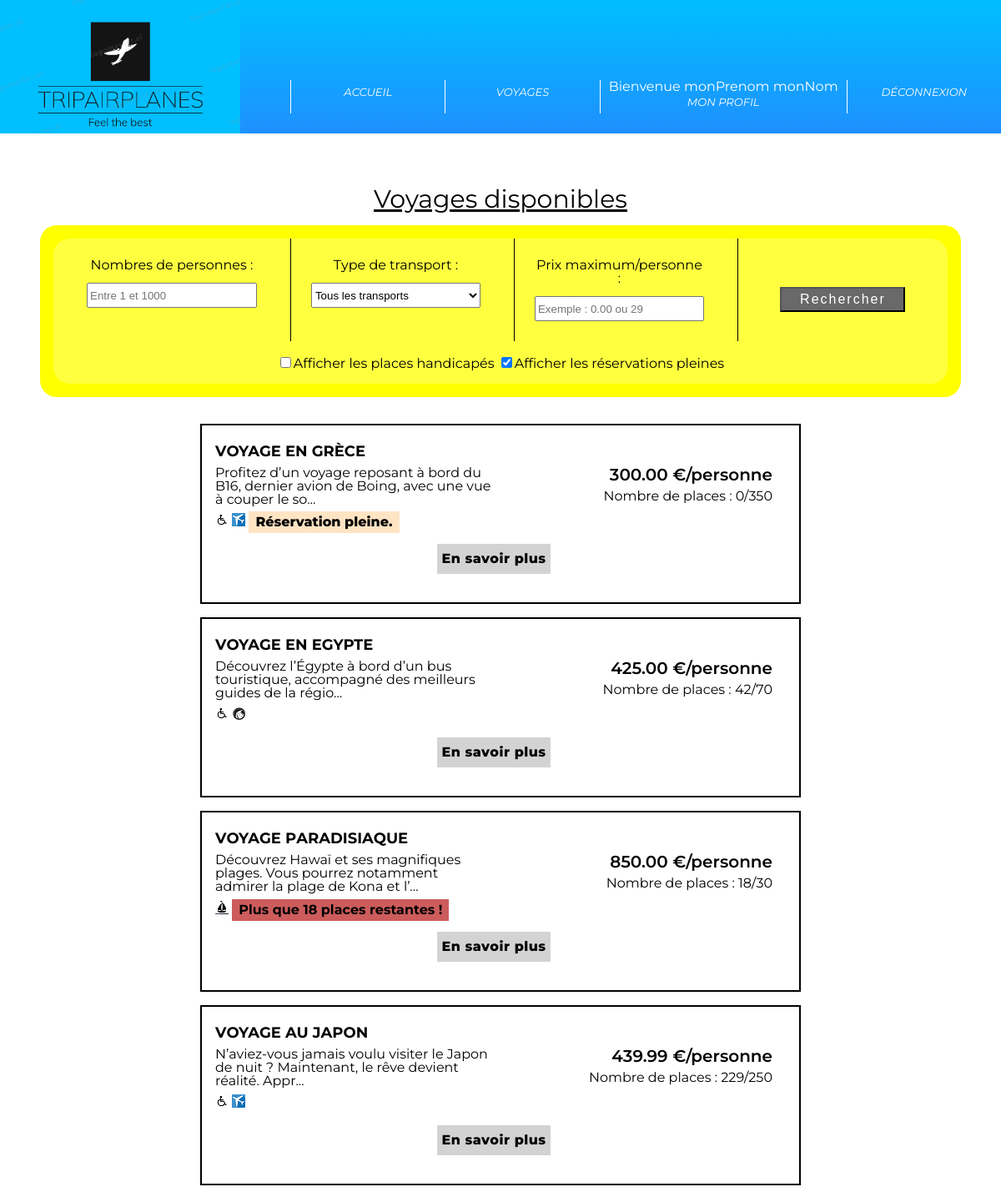
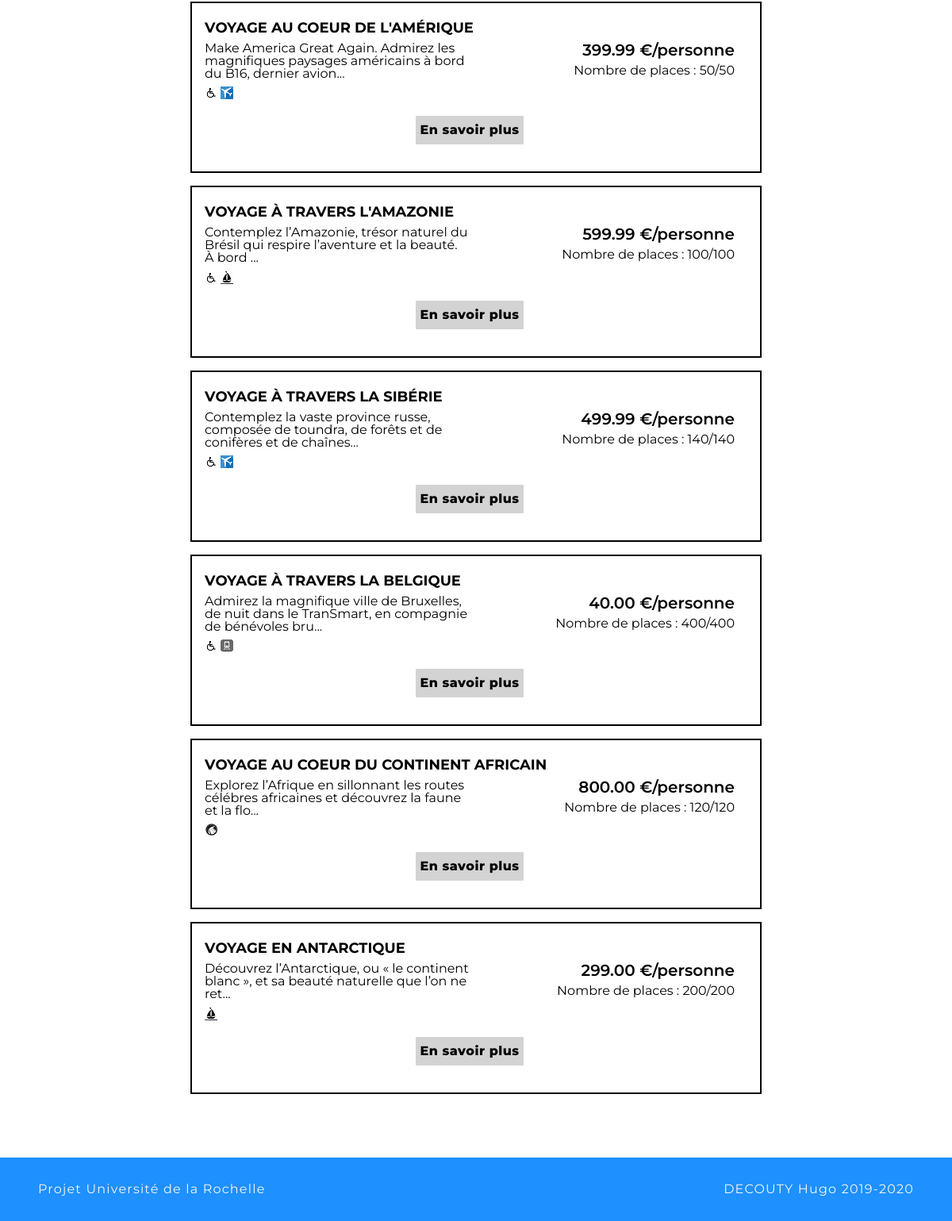
The app's page /presentation_voyages.php (signed in) with its own data (2 pictures, top to bottom).
### tables this page shows
CREATE TABLE IF NOT EXISTS `destination` (
  `iddestination` bigint(20) UNSIGNED NOT NULL AUTO_INCREMENT,
  `nom` varchar(40) NOT NULL,
  `description` varchar(300) NOT NULL,
  `transport` varchar(10) DEFAULT 'Autres',
  `nbplaces` int(11) NOT NULL,
  `prix` decimal(10,2) NOT NULL,
  `handicap` char(1) DEFAULT 'N',
  `image` varchar(250) NOT NULL DEFAULT 'images/image_default.jpg',
  PRIMARY KEY (`iddestination`),
  UNIQUE KEY `id_destination` (`iddestination`)
);

### app/controller/controllerVoyage.php (called while the page is built, shortened)
<?php
require_once("app/model/DestinationModel.php");
class controllerVoyage {
    private $model;
    public function __construct()
    {
        $this->model =new DestinationModel();
    }
    public function showVoyages_c(){
        $content = $this->model->showVoyages();
        include_once("app/view/presentation_voyages.php");
    }
}

### app/config/database.php (called while the page is built, shortened)
<?php
    class Database{
        private $host;
        private $db_name;
        private $username;
        private $password;
        public function __construct(){
            $this->host = "localhost";
            $this->db_name = "voyages";
            $this->username = "root";
            $this->password = "";
        }
        public function getConnection(){
            $this->conn = null;
            try{
                $this->conn = new PDO("mysql:host=" . $this->host . ";dbname=" . $this->db_name, $this->username, $this->password);
                $this->conn->exec("set names utf8");
            }catch(PDOException $exception){
                echo "Connection error: " . $exception->getMessage();
            }
            return $this->conn;
        }
    }
?>

### app/model/model.php (called while the page is built, shortened)
<?php
require_once("app/config/database.php");
class model
{
    private $connexion;
    protected $table;
    public function __construct(){
        $db = new Database();
        $this->connexion = $db->getConnection();
    }
    public function find($data=array())
    {
        $conditions="1";
        $fields="*";
        $letter = "";
        $limit="";
        $order=$this->table.".id$this->table ASC";
        $othertable="";
        if(isset($data["letter"])){$letter=$data["letter"];}
        if(isset($data["conditions"])){$conditions=$data["conditions"];}
        if(isset($data["fields"])){$fields=$data["fields"];}
        if(isset($data["order"])){$order=$data["order"];}
        $sql="SELECT $fields FROM ". $this->table. " " . $letter . " ".$othertable." WHERE $conditions ORDER BY $order $limit";
        $prepa=$this->connexion->prepare($sql);
        $prepa->execute();
        $data=$prepa->fetchAll(PDO::FETCH_ASSOC);
        return $data;
    }
}

### app/model/DestinationModel.php (called while the page is built, shortened)
<?php
require_once("app/entity/Destination.php");
require_once("app/model/model.php");
class DestinationModel extends model {
    public function __construct() {
        $this->table = "destination";
    }
    public function showVoyages(){
        $model = parent::find(array("fields" => "iddestination, nom, description, transport, prix, handicap, nbplaces, round((SELECT sum(nombrepersonnes) from Reservation R WHERE R.iddestination = D.iddestination)*100/nbplaces,2) as ratioplaces ",
                                "letter" => "D",
                                "conditions" => "1 GROUP BY iddestination, nom, description, transport, prix, handicap, nbplaces",
                                "order" => "ratioplaces DESC"));
        $result = array();
        foreach ($model as $Destination) {
            $result[] = new Destination($Destination);
        }
        return $result;
    }
}

### app/entity/Destination.php (called while the page is built, shortened)
<?php
class Destination {
    private $id_destination;
    private $nom;
    private $description;
    private $transport;
    private $nb_places;
    private $prix;
    private $handicap;
    public function hydrate(array $donnees){
        foreach ($donnees as $key => $value) {
            $method = 'set'.ucfirst($key);
        }
    }
    public function getIdDestination(){ return $this->id_destination; }
    public function setIdDestination($id_destination){ $this->id_destination = $id_destination; }
    public function getNom(){ return $this->nom; }
    public function setNom($nom){ $this->nom = $nom; }
    public function getDescription(){ return $this->description; }
    public function setDescription($description){ $this->description = $description; }
    public function getTransport(){ return $this->transport; }
    public function setTransport($transport){ $this->transport = $transport; }
    public function getNbPlaces(){ return $this->nb_places; }
    public function setNbPlaces($nb_places){ $this->nb_places = $nb_places; }
    public function getPrix(){ return $this->prix; }
    public function setPrix($prix){ $this->prix = $prix; }
    public function getHandicap(){ return $this->handicap; }
    public function setHandicap($handicap){ $this->handicap = $handicap; }
}

### fonctions.php (called while the page is built)
<?php
    function tronquer_texte($texte, $longueur_max = 100)
    {
    if (strlen($texte) > $longueur_max) {
        $texte = substr($texte, 0, $longueur_max);
        $texte .= "...";
    }
    return $texte;
}
?>

### app/controller/controllerReservation.php (called while the page is built, shortened)
<?php
require_once("app/model/ReservationsModel.php");
class controllerReservation{
    private $model;
    public function __construct(){
        $this->model =new ReservationsModel();
    }
    public function countPlacesTaken($id){
        return $this->model->CheckLastPlaces($id);
    }
}

### app/model/ReservationsModel.php (called while the page is built, shortened)
<?php
require_once("app/model/model.php");
class ReservationsModel extends model {
    public function __construct() {
        $this->table = "reservation";
    }
    public function CheckLastPlaces($id){
        $model = parent::find(array("fields" => "sum(nombrepersonnes) as nbpers",
                               "conditions" => "iddestination = $id"));
        return $model;
    }
}

### app/view/presentation_voyages.php (the view, shortened to what this page needs)
<?php
include_once("app/entity/Destination.php");
include_once("app/controller/controllerReservation.php");
include_once("fonctions.php");
$reserv = new app\controller\controllerReservation();
?>
<ul class="ul-voyages">
    <?php foreach($content as $values):?>
        <?php
        $fct_nbreserves = $reserv->countPlacesTaken($values->getIdDestination())[0]['nbpers'];
        if(is_null($fct_nbreserves)){
            $nb_reserves = 0;
        }else{
            $nb_reserves = $fct_nbreserves;
        }
        ?>
        <li class="show-voyages">
            <h3><?=$values->getNom()?></h3>
            <div class="flex-voyages">
                <div id="flex-voyage-1">
                    <p><?=tronquer_texte($values->getDescription())?></p>
                    <div id="symbols-voyages">
                        <?php if($values->getHandicap() == 'Y'):?>
                            <img src="images/site/handicap.jpg">
                        <?php endif;?>
                        <?php if($values->getTransport() == 'Avion'){
                            echo "<img src=\"images/site/avion.png\">";
                        } else if($values->getTransport() == 'Bateau'){
                            echo "<img src=\"images/site/bateau.jpg\">";
                        } else if($values->getTransport() == 'Train'){
                            echo "<img src=\"images/site/train.jpg\">";
                        } else {
                            echo "<img src=\"images/site/route.png\">";
                        }
                        ?>
                        <?php
                        if($nb_reserves == $values->getNbPlaces()){
                            echo "<strong id=\"complete_reserv\">Réservation pleine.</strong>";
                        }else if($values->getNbPlaces() - $nb_reserves <= 20){
                            $places_restantes = $values->getNbPlaces() - $nb_reserves;
                            echo "<strong id=\"almost-complete_reserv\">Plus que $places_restantes places restantes !</strong>";
                        }else{
                            echo "";
                        }
                        ?>
                    </div>
                </div>
                <div id="flex-voyage-2">
                    <p><?=$values->getPrix()?> €/personne</p>
                    <p>Nombre de places : <?=($values->getNbPlaces() - $nb_reserves)?>/<?=$values->getNbPlaces()?></p>
                </div>
            </div>
            <div class="show_more_voyages"><a href="sejour.php?id_destination=<?=$values->getIdDestination()?>">En savoir plus</a></div>
        </li>
    <?php endforeach;?>
</ul>

### css/style.css (style rules this page uses)
* { box-sizing: border-box; }
html { font-family: 'Montserrat', sans-serif; }
a { text-decoration: none; color: darkred; }
.flex-voyages { display: flex; }
#flex-voyage-1, #flex-voyage-2 { width: 50%; }
.ul-voyages { width: 60%; margin: 0 auto; }
.ul-voyages>li { border: 2px solid black; margin-bottom: 1rem; padding: 1rem 2rem 2rem 1rem; }
.show_more_voyages { border: 2px solid white; text-align: center; background-color: lightgray; width: 140px; height: 40px; margin: 0 auto; margin-top: 1rem; border-radius: 3px; }
.show_more_voyages a { text-decoration: none; line-height: 2.2; color: black; letter-spacing: 0.5px; font-weight: 800; }
.ul-voyages>li>h3 { font-size: 25px; font-weight: bolder; font-variant-caps: all-small-caps; }
.ul-voyages li p:nth-of-type(1), #symbols-voyages { text-align: left; margin-top: 0.5rem; }
#flex-voyage-2 p:nth-of-type(1) { font-weight: 600; font-size: 20px; text-align: right; margin-bottom: 0.5rem; }
#flex-voyage-2 p:nth-of-type(2) { text-align: right; }
#complete_reserv { color: black; font-weight: 800; background-color: bisque; padding: 0.2rem 0.5rem; }
#almost-complete_reserv { background-color: indianred; font-weight: bolder; padding: 0.2rem 0.5rem; }
body { margin-bottom: 10rem; }

### records on screen
destination: nom "Voyage en Grèce", description "Profitez d’un voyage reposant à bord du B16, dernier avion de Boing, avec une vue à couper le so...", shows "Réservation pleine.", prix "300.00", NbPlaces "0", nbplaces "350"
destination: nom "Voyage en Egypte", description "Découvrez l’Égypte à bord d’un bus touristique, accompagné des meilleurs guides de la régio...", prix "425.00", NbPlaces "42", nbplaces "70"
destination: nom "Voyage Paradisiaque", description "Découvrez Hawaï et ses magnifiques plages. Vous pourrez notamment admirer la plage de Kona et l’...", places_restantes "18", prix "850.00", NbPlaces "18", nbplaces "30"
destination: nom "Voyage au Japon", description "N’aviez-vous jamais voulu visiter le Japon de nuit ? Maintenant, le rêve devient réalité. Appr...", prix "439.99", NbPlaces "229", nbplaces "250"
destination: nom "Voyage au coeur de l'Amérique", description "Make America Great Again. Admirez les magnifiques paysages américains à bord du B16, dernier avion...", prix "399.99", $values->getNbPlaces()-$nb_reserves "50", nbplaces "50"
destination: nom "Voyage à travers l'Amazonie", description "Contemplez l’Amazonie, trésor naturel du Brésil qui respire l’aventure et la beauté. À bord ...", prix "599.99", $values->getNbPlaces()-$nb_reserves "100", nbplaces "100"
destination: nom "Voyage à travers la Sibérie", description "Contemplez la vaste province russe, composée de toundra, de forêts et de conifères et de chaînes...", prix "499.99", $values->getNbPlaces()-$nb_reserves "140", nbplaces "140"
destination: nom "Voyage à travers la Belgique", description "Admirez la magnifique ville de Bruxelles, de nuit dans le TranSmart, en compagnie de bénévoles bru...", prix "40.00", $values->getNbPlaces()-$nb_reserves "400", nbplaces "400"
destination: nom "Voyage au coeur du continent africain", description "Explorez l’Afrique en sillonnant les routes célébres africaines et découvrez la faune et la flo...", prix "800.00", $values->getNbPlaces()-$nb_reserves "120", nbplaces "120"
destination: nom "Voyage en Antarctique", description "Découvrez l’Antarctique, ou « le continent blanc », et sa beauté naturelle que l’on ne ret...", prix "299.00", $values->getNbPlaces()-$nb_reserves "200", nbplaces "200"

### other values on screen
$_SESSION['prenom'] "monPrenom"
$_SESSION['nom'] "monNom"
